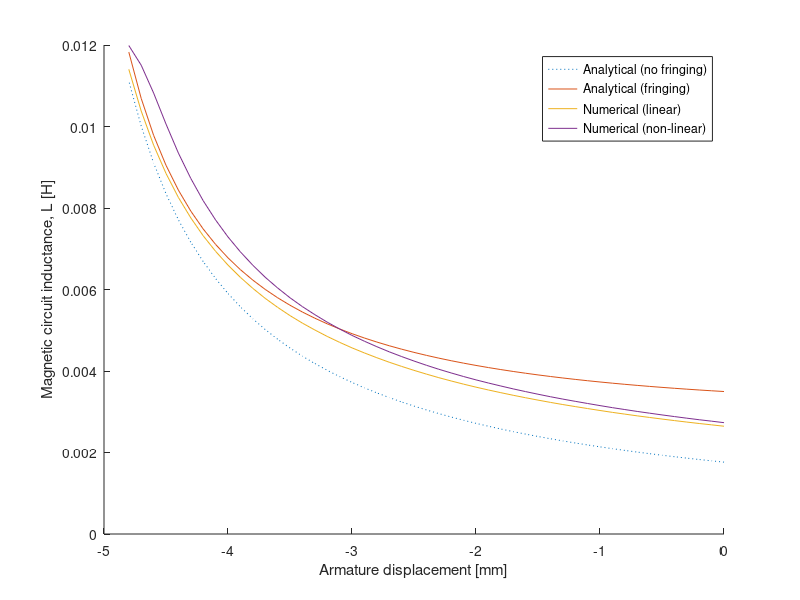
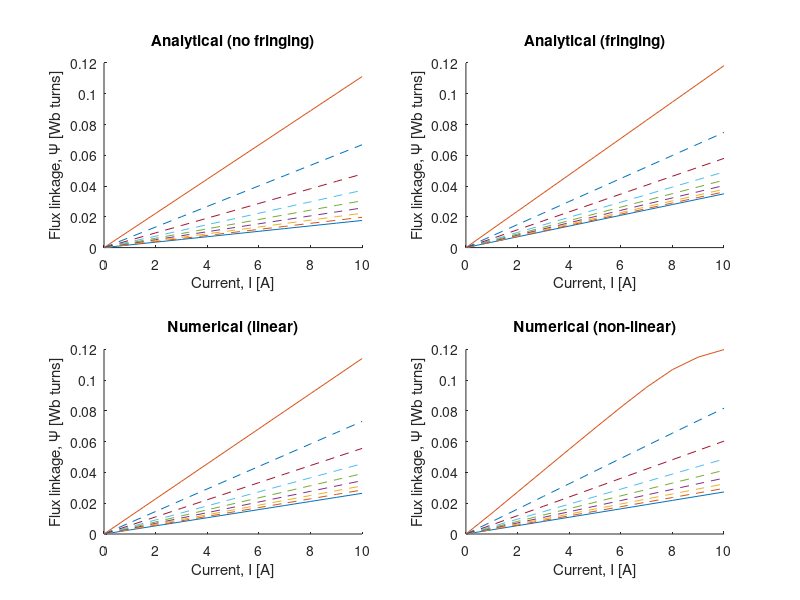
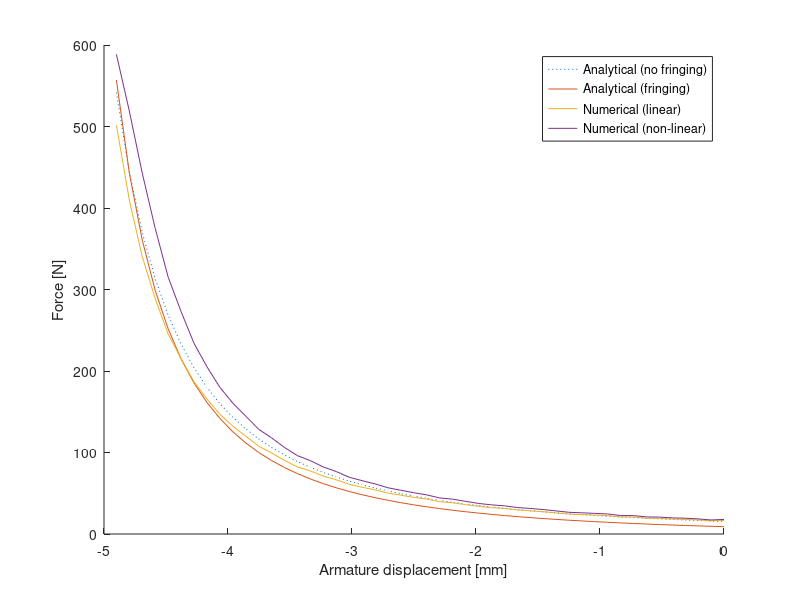

MATLAB code to generate these figures, in order: (Note: this script raises an error after producing the figures.)
load('L.mat');
linetypes = [":", "--", "-", "-."]; 

figure()
hold on
for i = 1:1:4
    x = L(1:49,1,11);
    y = L(1:49,i+1,11);
    plot(x, y, linetypes(i));
end
xlabel('Armature displacement [mm]');
ylabel('Magnetic circuit inductance, L [H]');
legend('Analytical (no fringing)', 'Analytical (fringing)', ...
       'Numerical (linear)', 'Numerical (non-linear)') 
hold off

figure()
subplot(2,2,1)
hold on
for i = 1:6:49
    x = 0:1:10;
    y = [];
    for j = 1:1:11
        if j ~= 1
            y(j) = L(i,2,j)*(j-1);
        else
            y(j) = 0;
        end
    end
    if i == 1 || i == 49
        plot(x, y, '-');
    else
        plot(x, y, '--');
    end
end
xlabel('Current, I [A]');
ylabel('Flux linkage, \Psi [Wb turns]');
title('Analytical (no fringing)');
hold off

subplot(2,2,2)
hold on
for i = 1:6:49
    x = 0:1:10;
    y = [];
    for j = 1:1:11
        if j ~= 1
            y(j) = L(i,3,j)*(j-1);
        else
            y(j) = 0;
        end
    end
    if i == 1 || i == 49
        plot(x, y, '-');
    else
        plot(x, y, '--');
    end
end
xlabel('Current, I [A]');
ylabel('Flux linkage, \Psi [Wb turns]');
title('Analytical (fringing)');
hold off

subplot(2,2,3)
hold on
for i = 1:6:49
    x = 0:1:10;
    y = [];
    for j = 1:1:11
        if j ~= 1
            y(j) = L(i,4,j)*(j-1);
        else
            y(j) = 0;
        end
    end
    if i == 1 || i == 49
        plot(x, y, '-');
    else
        plot(x, y, '--');
    end
end
xlabel('Current, I [A]');
ylabel('Flux linkage, \Psi [Wb turns]');
title('Numerical (linear)');
hold off

subplot(2,2,4)
hold on
for i = 1:6:49
    x = 0:1:10;
    y = [];
    for j = 1:1:11
        if j ~= 1
            y(j) = L(i,5,j)*(j-1);
        else
            y(j) = 0;
        end
    end
    if i == 1 || i == 49
        plot(x, y, '-');
    else
        plot(x, y, '--');
    end
end
xlabel('Current, I [A]');
ylabel('Flux linkage, \Psi [Wb turns]');
title('Numerical (non-linear)');
hold off

figure()
hold on
linetypes = [":", "--", "-", "-."]; 
for count = 1:1:4
    for i = 1:1:49
        x = 0:1:10;
        y = [];
        for j = 1:1:11
            if j ~= 1
                y(j) = L(i,count+1,j)*(j-1);
            else
                y(j) = 0;
            end
        end
        CoEnergy(count,i) = trapz(x, y);
    end
end
for n = 1:1:4
   for i = 1:1:48
      F(i,n) = (CoEnergy(n,i+1) - CoEnergy(n,i))/((4.9e-3)/48); 
   end
   plot(linspace(-4.9,0,48),flip(F(:,n)),linetypes(n));
end

xlabel('Armature displacement [mm]');
ylabel('Force [N]');
legend('Analytical (no fringing)', 'Analytical (fringing)', ...
       'Numerical (linear)', 'Numerical (non-linear)') 
hold off

Ftable = round(F, 4, 'significant');